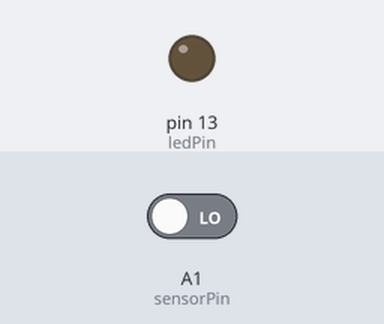
This sketch was run on a simulated Arduino Uno, built with avr-gcc and run on an emulated ATmega328P. On the bench: output pins drawn as LEDs (lit = HIGH). The inputs (shaded band) are chosen by the test bench; at power-on: A1 (sensorPin) LOW. What the sketch prints to the serial monitor is not drawn.

Above: at 1.2 s.
1.3 s: A1 (sensorPin) driven HIGH
At 2.1 s:
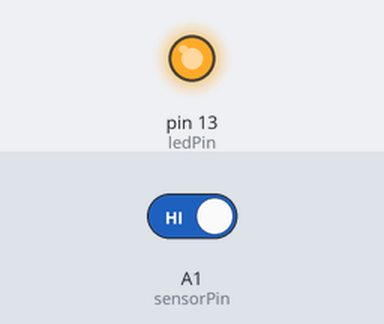
2.8 s: A1 (sensorPin) driven LOW
At 3.3 s:
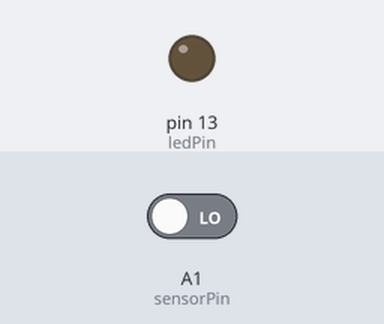
Timing chart, 0 to 5.8 s (numbered marks = the images above; inputs shaded):
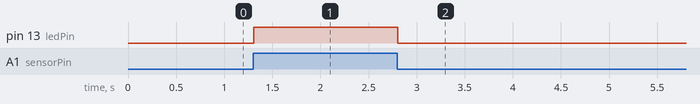

The sketch:

sound_sensor.ino
```cpp
/*
 * Rui Santos
 * Complete Project Details https://randomnerdtutorials.com
*/

int ledPin=13;
int sensorPin=A1;
boolean val =0;

void setup(){
  pinMode(ledPin, OUTPUT);
  pinMode(sensorPin, INPUT);
  Serial.begin (9600);
}

void loop (){
  val =digitalRead(sensorPin);
  Serial.println (val);
  // when the sensor detects a signal above the threshold value, LED flashes
  if (val==HIGH) {
    digitalWrite(ledPin, HIGH);
  }
  else {
    digitalWrite(ledPin, LOW);
  }
}
```

Measured:
- after the input at 1.3 s, pin 13 (ledPin): LOW → HIGH at once
- after the input at 2.8 s, pin 13 (ledPin): HIGH → LOW at once
